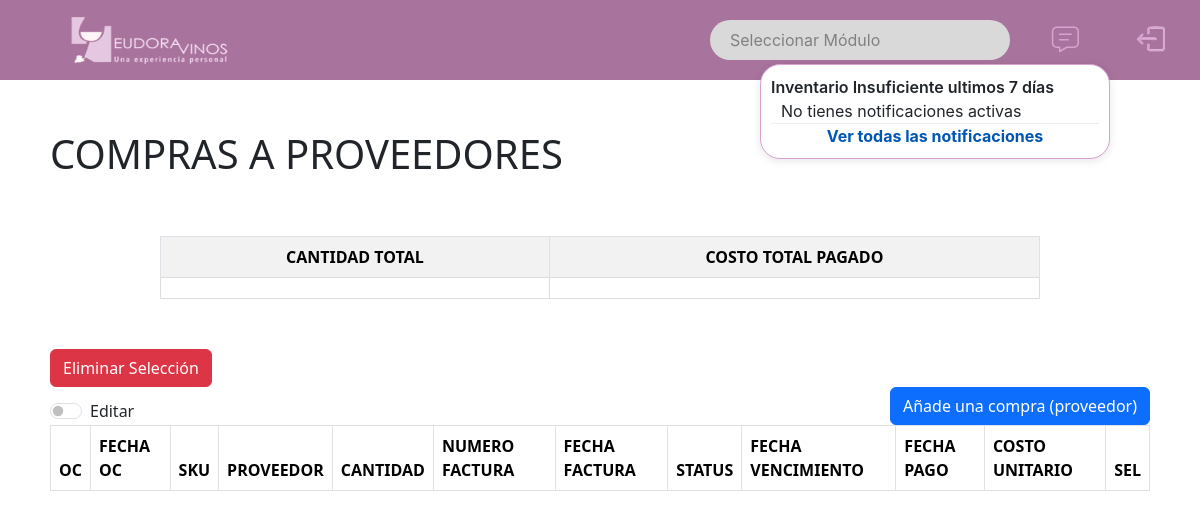
The page /compra_proveedor/ (signed in) on the database as committed earlier.
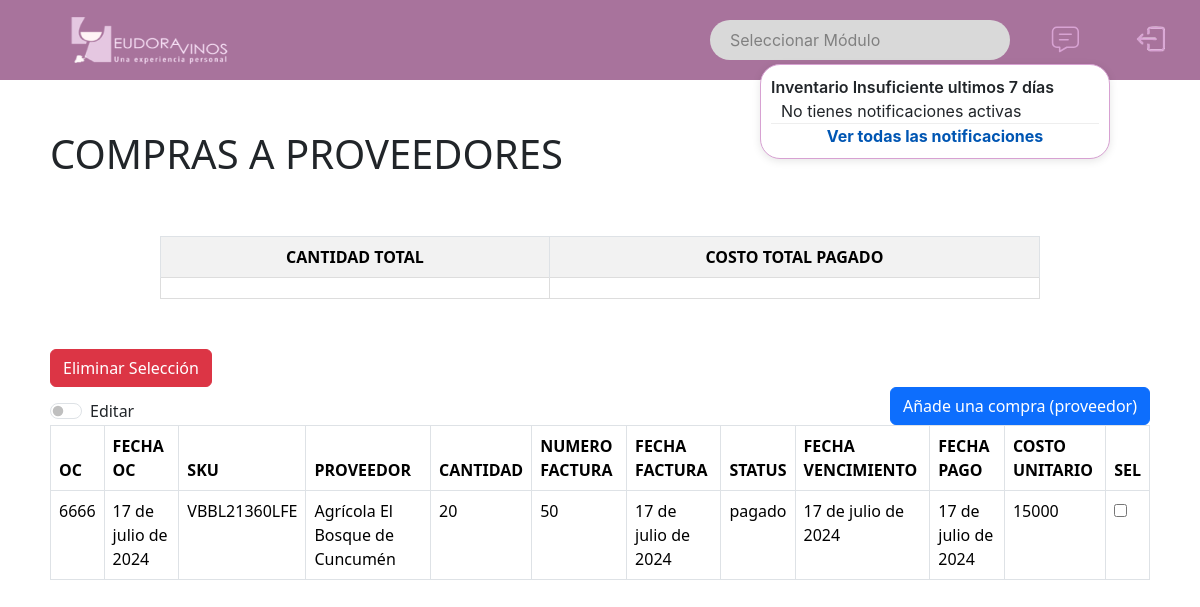
The same page on the database as committed later.
### website/models.py (models this page shows, shortened)
class Compra_proveedores(models.Model):
    OC = models.IntegerField(primary_key=True, unique=True)
    nombre_prov = models.ForeignKey(Proveedores, on_delete=models.CASCADE) #foreign
    fecha_oc = models.DateField()
    SKU = models.ForeignKey(Producto, on_delete=models.CASCADE) #foreign
    cantidad = models.IntegerField()
    numero_factura = models.IntegerField()
    fecha_factura = models.DateField(null=True)
    status = models.CharField(max_length=50)
    fecha_vencimiento = models.DateField()
    fecha_pago = models.DateField(null=True, blank=True)
    costo_unitario = models.IntegerField(null=True)

class Producto(models.Model):
    SKU = models.CharField(primary_key=True, max_length=50, unique=True)
    tipo_producto = models.CharField(max_length=50)
    cepa= models.CharField(max_length=50, null=True)
    cosecha = models.CharField(max_length=50, null=True)
    nombre_producto = models.CharField(max_length=50, null=True)
    viña= models.CharField(max_length=150, null=True)
    def __str__(self):
        return self.SKU

class Proveedores(models.Model):
    nombre_prov = models.CharField(primary_key=True, unique=True, max_length=50)
    email_empresa = models.EmailField(null=True)
    telefono_empresa = models.IntegerField(null=True)
    def __str__(self):
        return self.nombre_prov

### website/views.py (the view)
# urls.py: path('compra_proveedor/', views.compra_proveedor, name='Compra_proveedores'), #muestra
@login_required
def compra_proveedor(request):
    compra_proveedores = Compra_proveedores.objects.all()
    return render(request, 'compra_proveedor.html', {'compra_proveedores': compra_proveedores})

### website/context_processors.py (called while the page is built)
def notificaciones(request):
    fecha_limite = datetime.now().date() - timedelta(days=7)
    notificaciones_activas = Alerta_stock.objects.filter(fecha_alerta__gte=fecha_limite)
    return {'notificaciones_activas': notificaciones_activas}

### website/templates/compra_proveedor.html (shortened to what the changed rows need)
{% load static%}
{% include "base.html" %}
{% block content %}
    <div id="tablas-css" >
        <link type="text/css" href='{% static "css/tablas2.css" %}' rel="stylesheet"/>
        <div id="titulo-modelo">
            <h1>COMPRAS A PROVEEDORES</h1>
        </div>
        <div>
            <table id="totals-table" class="table table-bordered table-hover">
                <thead>
                    <tr>
                        <th>CANTIDAD TOTAL</th>
                        <th>COSTO TOTAL PAGADO</th>
                    </tr>
                </thead>
            </table>
        </div>
        <div>
            <table id="table" summary="tabla compra_proveedor" class=" table table-bordered table-hover dt-responsive" >
                <thead>
                <tr class="listado">
                    <th> OC </th>
                    <th> FECHA OC </th>
                    <th> SKU</th>
                    <th> PROVEEDOR </th>
                    <th> CANTIDAD </th>
                    <th> NUMERO FACTURA </th>
                    <th> FECHA FACTURA </th>
                    <th> STATUS </th>
                    <th> FECHA VENCIMIENTO </th>
                    <th> FECHA PAGO </th>
                    <th> COSTO UNITARIO </th>
                    <th> SEL </th>
                </tr>
                </thead>
                <tbody>
                    {% for compra_proveedor in compra_proveedores %}
                    <tr class="listado">
                        <td>{{ compra_proveedor.OC }}</td>
                        <td class="editable" data-oc="{{ compra_proveedor.OC }}" data-type="fecha_oc">{{ compra_proveedor.fecha_oc }}</td>
                        <td>{{ compra_proveedor.SKU }}</td>
                        <td>{{ compra_proveedor.nombre_prov }}</td>
                        <td class="editable" data-oc="{{ compra_proveedor.OC }}" data-type="cantidad">{{ compra_proveedor.cantidad }}</td>
                        <td class="editable" data-oc="{{ compra_proveedor.OC }}" data-type="numero_factura">{{ compra_proveedor.numero_factura }}</td>
                        <td class="editable" data-oc="{{ compra_proveedor.OC }}" data-type="fecha_factura">{{ compra_proveedor.fecha_factura }}</td>
                        <td class="editable" data-oc="{{ compra_proveedor.OC }}" data-type="status">{{ compra_proveedor.status }}</td>
                        <td class="editable" data-oc="{{ compra_proveedor.OC }}" data-type="fecha_vencimiento">{{ compra_proveedor.fecha_vencimiento }}</td>
                        <td class="editable" data-oc="{{ compra_proveedor.OC }}" data-type="fecha_pago">{{ compra_proveedor.fecha_pago }}</td>
                        <td class="editable" data-oc="{{ compra_proveedor.OC }}" data-type="costo_unitario">{{ compra_proveedor.costo_unitario }}</td>
                        <td>
                            <input type="checkbox" data-OC="{{ compra_proveedor.OC }}" name="seleccionar" id="seleccionar">
                        </td>
                    </tr>
                    {% endfor %}
                </tbody>
            </table>
        </div>
    </div>
{% endblock %}

Rows that differ between the two databases and show on the page:
added Compra_proveedores: OC "6666", fecha_oc "17 de julio de 2024", SKU "VBBL21360LFE", nombre_prov "Agrícola El Bosque de Cuncumén", cantidad "20", numero_factura "50", fecha_factura "17 de julio de 2024", status "pagado", fecha_vencimiento "17 de julio de 2024", fecha_pago "17 de julio de 2024", costo_unitario "15000"
